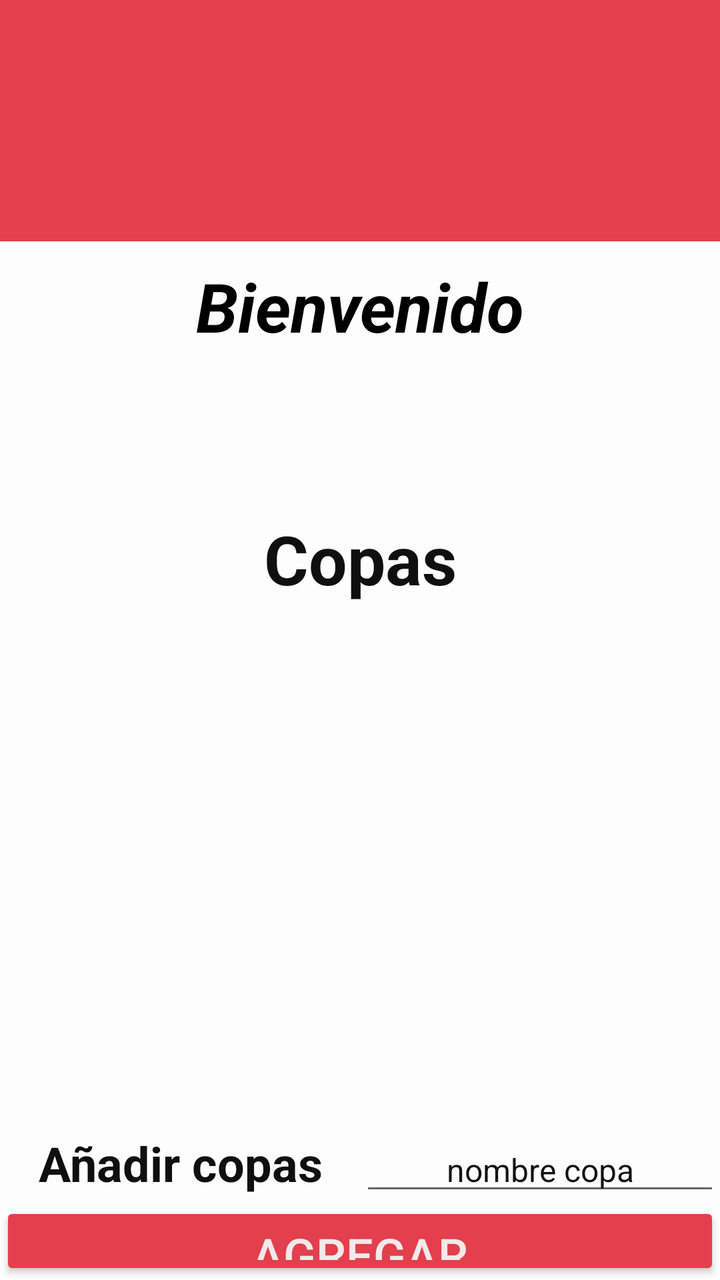
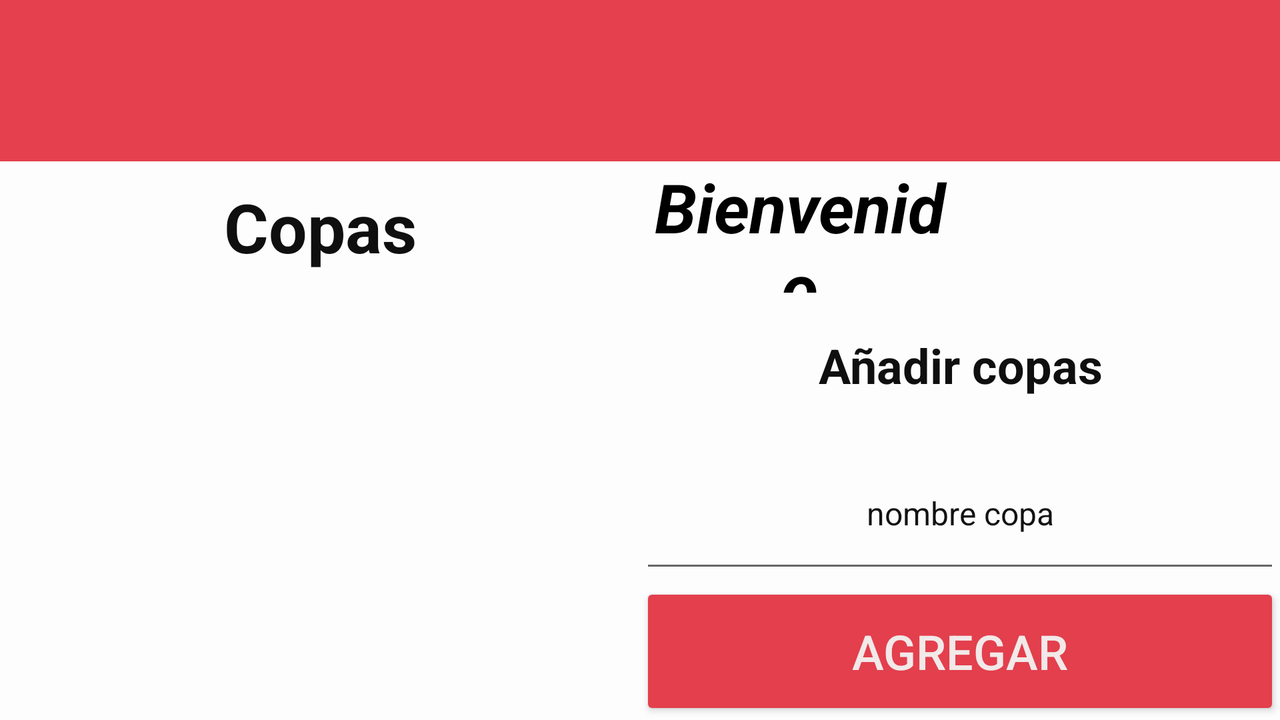

Compare how this app lays out the same screen by default and in its alternative resource folder. The renders come first, then the two layout files and the values they reference.
<!-- AndroidManifest.xml: application theme Theme.AppCompat.Light.NoActionBar -->
<!-- res/layout/activity_informacion.xml -->
<?xml version="1.0" encoding="utf-8"?>
<LinearLayout xmlns:android="http://schemas.android.com/apk/res/android"
    xmlns:app="http://schemas.android.com/apk/res-auto"
    xmlns:tools="http://schemas.android.com/tools"
    android:id="@+id/main"
    android:layout_width="match_parent"
    android:layout_height="match_parent"
    android:background="#FDFDFD"
    android:orientation="vertical"
    tools:context=".Informacion">

    <androidx.appcompat.widget.Toolbar
        android:id="@+id/toolbarMenu"
        android:layout_width="match_parent"
        android:layout_height="?attr/actionBarSize"
        android:layout_gravity="center"
        android:layout_weight="10"
        android:background="#E5404E"
        android:gravity="center"
        android:minHeight="?attr/actionBarSize" />

    <LinearLayout
        android:layout_width="match_parent"
        android:layout_height="0dp"
        android:layout_weight="20"
        android:orientation="vertical">

        <TextView
            android:id="@+id/textView5"
            android:layout_width="match_parent"
            android:layout_height="0dp"
            android:layout_weight="4"
            android:fontFamily="sans-serif"
            android:gravity="center"
            android:text="@string/Bienvenido"
            android:textColor="#000000"
            android:textSize="34sp"
            android:textStyle="bold|italic" />

        <ImageView
            android:id="@+id/imageView3"
            android:layout_width="match_parent"
            android:layout_height="0dp"
            android:layout_weight="4"
            app:srcCompat="@drawable/fondocart" />

    </LinearLayout>

    <LinearLayout
        android:layout_width="match_parent"
        android:layout_height="0dp"
        android:layout_weight="60"
        android:orientation="vertical">

        <TextView
            android:id="@+id/Pista"
            android:layout_width="match_parent"
            android:layout_height="0dp"
            android:layout_weight="15"
            android:foregroundTint="#0D0C0C"
            android:gravity="center"
            android:textColor="#100F0F"
            android:textSize="34sp"
            android:textStyle="bold"
            tools:text="@string/Copa" />

        <ListView
            android:id="@+id/listacopas"
            android:layout_width="match_parent"
            android:layout_height="0dp"
            android:layout_weight="65" />

        <LinearLayout
            android:layout_width="match_parent"
            android:layout_height="0dp"
            android:layout_weight="10"
            android:orientation="horizontal">

            <TextView
                android:id="@+id/textView6"
                android:layout_width="0dp"
                android:layout_height="match_parent"
                android:layout_weight="5"
                android:gravity="center"
                android:text="@string/añadirCopa"
                android:textColor="#100F0F"
                android:textSize="24sp"
                android:textStyle="bold" />

            <EditText
                android:id="@+id/editTextText"
                android:layout_width="0dp"
                android:layout_height="wrap_content"
                android:layout_weight="5"
                android:ems="10"
                android:gravity="center"
                android:inputType="text"
                android:text="@string/nombreCopa"
                android:textColor="#121212"
                android:textSize="16sp" />
        </LinearLayout>

        <Button
            android:id="@+id/button4"
            android:layout_width="match_parent"
            android:layout_height="0dp"
            android:layout_gravity="center"
            android:layout_weight="10"
            android:backgroundTint="#E33F4D"
            android:text="@string/agregar"
            android:textColor="#F2E9E9"
            android:textSize="24sp" />

    </LinearLayout>

</LinearLayout>
<!-- resources referenced by this layout -->
<resources>
  <string name="Bienvenido">Bienvenido </string>
  <string name="Copa">Copas</string>
  <string name="agregar">agregar</string>
  <string name="nombreCopa">nombre copa</string>
</resources>
<!-- res/layout-land/activity_informacion.xml (the repository's variant of the layout above) -->
<!-- drawn on the phone turned sideways -->
<?xml version="1.0" encoding="utf-8"?>
<LinearLayout xmlns:android="http://schemas.android.com/apk/res/android"
    xmlns:app="http://schemas.android.com/apk/res-auto"
    xmlns:tools="http://schemas.android.com/tools"
    android:id="@+id/main"
    android:layout_width="match_parent"
    android:layout_height="match_parent"
    android:background="#FDFDFD"
    android:orientation="vertical"
    tools:context=".Informacion">

    <androidx.appcompat.widget.Toolbar
        android:id="@+id/toolbarMenu"
        android:layout_width="match_parent"
        android:layout_height="?attr/actionBarSize"
        android:layout_gravity="center"
        android:layout_weight="10"
        android:background="#E5404E"
        android:gravity="center"
        android:minHeight="?attr/actionBarSize" />

    <LinearLayout
        android:layout_width="match_parent"
        android:layout_height="0dp"
        android:layout_weight="20"
        android:orientation="horizontal">

        <LinearLayout
            android:layout_width="match_parent"
            android:layout_height="match_parent"
            android:layout_gravity="center"
            android:layout_weight="15"
            android:gravity="center"
            android:orientation="horizontal">

            <TextView
                android:id="@+id/Pista"
                android:layout_width="match_parent"
                android:layout_height="match_parent"
                android:layout_gravity="center"
                android:foregroundTint="#0D0C0C"
                android:gravity="center"
                android:textColor="#100F0F"
                android:textSize="34sp"
                android:textStyle="bold"
                tools:text="@string/Copa" />

        </LinearLayout>

        <LinearLayout
            android:layout_width="match_parent"
            android:layout_height="match_parent"
            android:layout_weight="15"
            android:orientation="horizontal">

            <TextView
                android:id="@+id/textView5"
                android:layout_width="0dp"
                android:layout_height="match_parent"
                android:layout_weight="5"
                android:fontFamily="sans-serif"
                android:gravity="center"
                android:text="@string/Bienvenido"
                android:textColor="#000000"
                android:textSize="34sp"
                android:textStyle="bold|italic" />

            <ImageView
                android:id="@+id/imageView3"
                android:layout_width="0dp"
                android:layout_height="wrap_content"
                android:layout_weight="5"
                app:srcCompat="@drawable/fondocart" />
        </LinearLayout>

    </LinearLayout>

    <LinearLayout
        android:layout_width="match_parent"
        android:layout_height="0dp"
        android:layout_weight="65"
        android:orientation="horizontal">

        <LinearLayout
            android:layout_width="match_parent"
            android:layout_height="match_parent"
            android:layout_weight="10"
            android:orientation="horizontal">

            <ListView
                android:id="@+id/listacopas"
                android:layout_width="match_parent"
                android:layout_height="match_parent" />
        </LinearLayout>

        <LinearLayout
            android:layout_width="match_parent"
            android:layout_height="match_parent"
            android:layout_weight="10"
            android:orientation="vertical">

            <LinearLayout
                android:layout_width="match_parent"
                android:layout_height="0dp"
                android:layout_weight="90"
                android:orientation="vertical">

                <TextView
                    android:id="@+id/textView6"
                    android:layout_width="match_parent"
                    android:layout_height="0dp"
                    android:layout_weight="50"
                    android:gravity="center"
                    android:text="@string/añadirCopa"
                    android:textColor="#100F0F"
                    android:textSize="24sp"
                    android:textStyle="bold" />

                <EditText
                    android:id="@+id/editTextText"
                    android:layout_width="match_parent"
                    android:layout_height="0dp"
                    android:layout_weight="50"
                    android:ems="10"
                    android:gravity="center"
                    android:inputType="text"
                    android:text="@string/nombreCopa"
                    android:textColor="#121212"
                    android:textSize="16sp" />

            </LinearLayout>

            <LinearLayout
                android:layout_width="match_parent"
                android:layout_height="wrap_content"
                android:layout_weight="10"
                android:gravity="center"
                android:orientation="horizontal">

                <Button
                    android:id="@+id/button4"
                    android:layout_width="match_parent"
                    android:layout_height="match_parent"
                    android:layout_gravity="center"
                    android:backgroundTint="#E33F4D"
                    android:text="@string/agregar"
                    android:textColor="#F2E9E9"
                    android:textSize="24sp" />
            </LinearLayout>

        </LinearLayout>

    </LinearLayout>

</LinearLayout>
